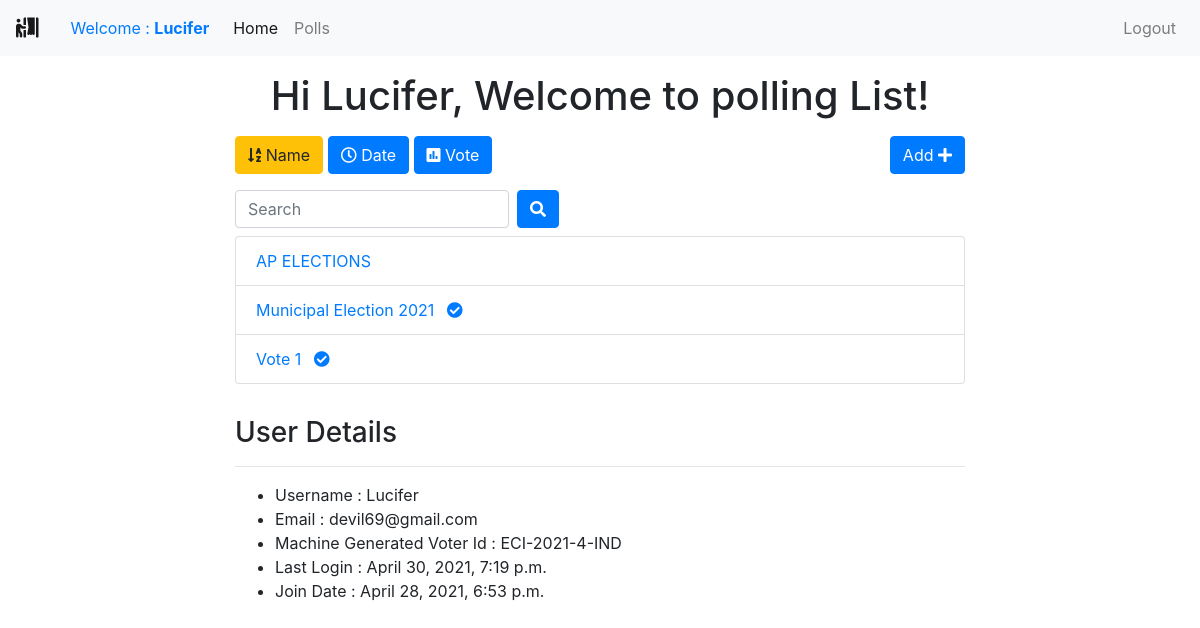
Page /polls/list/?name=True (signed in) on the committed database.
### polls/models.py (models this page shows, shortened)
class Poll(models.Model):
    owner = models.ForeignKey(User, on_delete=models.CASCADE)
    text = models.TextField()
    pub_date = models.DateTimeField(default=timezone.now)
    active = models.BooleanField(default=True)

### polls/views.py (the view)
# urls.py: path('list/', views.polls_list, name='list'),
@login_required()
def polls_list(request):
    all_polls = Poll.objects.all()
    search_term = ''
    if 'name' in request.GET:
        all_polls = all_polls.order_by('text')
    if 'date' in request.GET:
        all_polls = all_polls.order_by('pub_date')
    if 'vote' in request.GET:
        all_polls = all_polls.annotate(Count('vote')).order_by('vote__count')
    if 'search' in request.GET:
        search_term = request.GET['search']
        all_polls = all_polls.filter(text__icontains=search_term)
    paginator = Paginator(all_polls, 6)  # Show 6 contacts per page
    page = request.GET.get('page')
    polls = paginator.get_page(page)
    get_dict_copy = request.GET.copy()
    params = get_dict_copy.pop('page', True) and get_dict_copy.urlencode()
    print(params)
    context = {
        'polls': polls,
        'params': params,
        'search_term': search_term,
    }
    return render(request, 'polls/polls_list.html', context)

### polls/templates/polls/polls_list.html (shortened to what this page needs)
{% extends 'base.html' %}
{% block content %}
<div class="container">
    <div class="row">
        <div class="col-md-8 offset-sm-2">
            <h1 class="text-center mt-3 mb-3">Hi {{user.username}}, Welcome to polling List!</h1>
            <a class="btn btn-{% if 'name' in request.GET %}warning{% else %}primary{% endif %} mb-3" href="?name=True"
                role="button"><i class="fas fa-sort-alpha-down"></i>
                Name</a>
            <a class="btn btn-{% if 'date' in request.GET %}warning{% else %}primary{% endif %} mb-3" href="?date=True"
                role="button"><i class="far fa-clock"></i> Date</a>
            <a class="btn btn-{% if 'vote' in request.GET %}warning{% else %}primary{% endif %} mb-3" href="?vote=True"
                role="button"><i class="fas fa-poll"></i> Vote</a>
            <a class="btn btn-primary mb-3 float-right" href="{% url 'polls:add' %}" role="button">Add <i class="fas fa-plus"></i></a>
            <form class="form-inline">
                <div class="form-group mr-sm-2 mb-2">
                    <input type="search" class="form-control" name="search" placeholder="Search" value={{ search_term }}>
                </div>
                <button type="submit" class="btn btn-primary mb-2"><i class="fas fa-search"></i></button>
            </form>
            <ul class="list-group">
                {% for poll in polls %}
                <li class="list-group-item"><a href="{% url 'polls:detail' poll.id %}">{{ poll.text|truncatewords:5 }}
                        {% if not poll.active%}
                        <i class="fas fa-check-circle ml-2"></i>
                        {% endif %}
                    </a>
                </li>
                {% endfor %}
            </ul>
            <h3>User Details</h3>
            <hr>
            <ul>
                <li>Username : {{user.username}}</li>
                <li>Email : {{user.email}}</li>
                <li>Machine Generated Voter Id : ECI-2021-{{user.id}}-IND</li>
                <li>Last Login : {{user.last_login}}</li>
                <li>Join Date : {{user.date_joined}}</li>
            </ul>
        </div>
    </div>
</div>
{% endblock content %}

### templates/includes/navbar.html (shortened to what this page needs)
<nav class="navbar navbar-expand-sm navbar-light bg-light">
    <a class="navbar-brand" href=""><i class="fas fa-person-booth"></i><a class="nav-link" href="#">Welcome : <b>{{user.username}}</b></a></a>
    <div class="collapse navbar-collapse" id="collapsibleNavId">
        <ul class="navbar-nav mr-auto mt-2 mt-lg-0">
            <li class="nav-item active">
                <a class="nav-link" href="{% url 'home' %}">Home <span class="sr-only">(current)</span></a>
            </li>
            <li class="nav-item">
                <a class="nav-link" href="{% url 'polls:list' %}">Polls</a>
            </li>
        </ul>
        <div class="navbar-nav ml-auto">
            {% if request.user.is_authenticated %}
            <a class="nav-link" href="{% url 'accounts:logout' %}">Logout</a>
            {% else %}
            <a class="nav-link" href="{% url 'accounts:login' %}">Login</a>
            <a class="nav-link" href="{% url 'accounts:register' %}">Register</a>
            {% endif %}
        </div>
    </div>
</nav>

### rows in the picture
Poll: text "AP ELECTIONS"
Poll: text "Municipal Election 2021", active False (drawn)
Poll: text "Vote 1", active False (drawn)

### other values in the picture
{{ user.username }} "Lucifer"
{{ user.email }} "devil69@gmail.com"
{{ user.id }} "4"
{{ user.last_login }} "April 30, 2021, 7:19 p.m."
{{ user.date_joined }} "April 28, 2021, 6:53 p.m."
